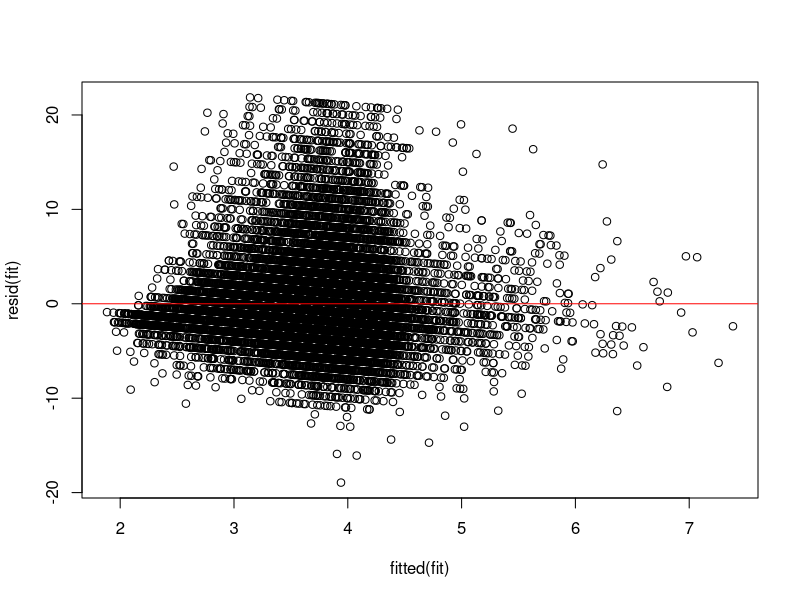

The R source for this figure: (Note: this script raises an error after producing the figure.)
## ---- chunk 1
knitr::opts_chunk$set(echo = TRUE)
## ---- chunk 2
data <- read.csv("first_lr.csv")
colnames(data[,!(names(data) %in% "Yards")])
## ---- chunk 3
smp_size <- floor(0.75 * nrow(data))

set.seed(632)
train_ind <- sample(seq_len(nrow(data)), size = smp_size)

train <- data[train_ind, ]
test <- data[-train_ind, ]

all_data <- subset(data, select = c(`PlayerHeight`, `PlayerWeight`, `Down`, `YardLine`, `Distance`, `Week`, `Temperature`, `Humidity`, `HomeScoreBeforePlay`, `VisitorScoreBeforePlay`, `Yards`))
test <- subset(test, select = c(`PlayerHeight`, `PlayerWeight`, `Down`, `YardLine`, `Distance`, `Week`, `Temperature`, `Humidity`, `HomeScoreBeforePlay`, `VisitorScoreBeforePlay`, `Yards`))
train <- subset(train, select = c(`PlayerHeight`, `PlayerWeight`, `Down`, `YardLine`, `Distance`, `Week`, `Temperature`, `Humidity`, `HomeScoreBeforePlay`, `VisitorScoreBeforePlay`, `Yards`))
## ---- chunk 4
fit <- lm(Yards ~ ., data=train)
summary(fit)
## ---- chunk 5
plot(fitted(fit), resid(fit))
abline(0,0, col="red")
## ---- chunk 6
preds <- predict(fit_no_int, newdata=test)
mean((test$Yards - preds)^2)
## ---- chunk 7
plot(test$Yards, preds)
abline(0,1)
## ---- chunk 8
fit2 <- lm(Yards ~ PlayerWeight + Down + YardLine + Distance + Temperature, data=train)
summary(fit2)
## ---- chunk 9
plot(fitted(fit2), resid(fit2))
abline(0,0, col="red")
## ---- chunk 10
preds <- predict(fit2, newdata=test)
mean((test$Yards - preds)^2)
## ---- chunk 11
plot(test$Yards, preds)
abline(0,1)
## ---- chunk 12
fit_no_int <- lm(Yards ~ 0 + PlayerWeight + Down + YardLine + Distance + Temperature, data=train)
summary(fit_no_int)
## ---- chunk 13
plot(fitted(fit_no_int), resid(fit_no_int))
abline(0,0, col="red")
## ---- chunk 14
preds <- predict(fit_no_int, newdata=test)
mean((test$Yards - preds)^2)
## ---- chunk 15
plot(test$Yards, preds)
abline(0,1)
